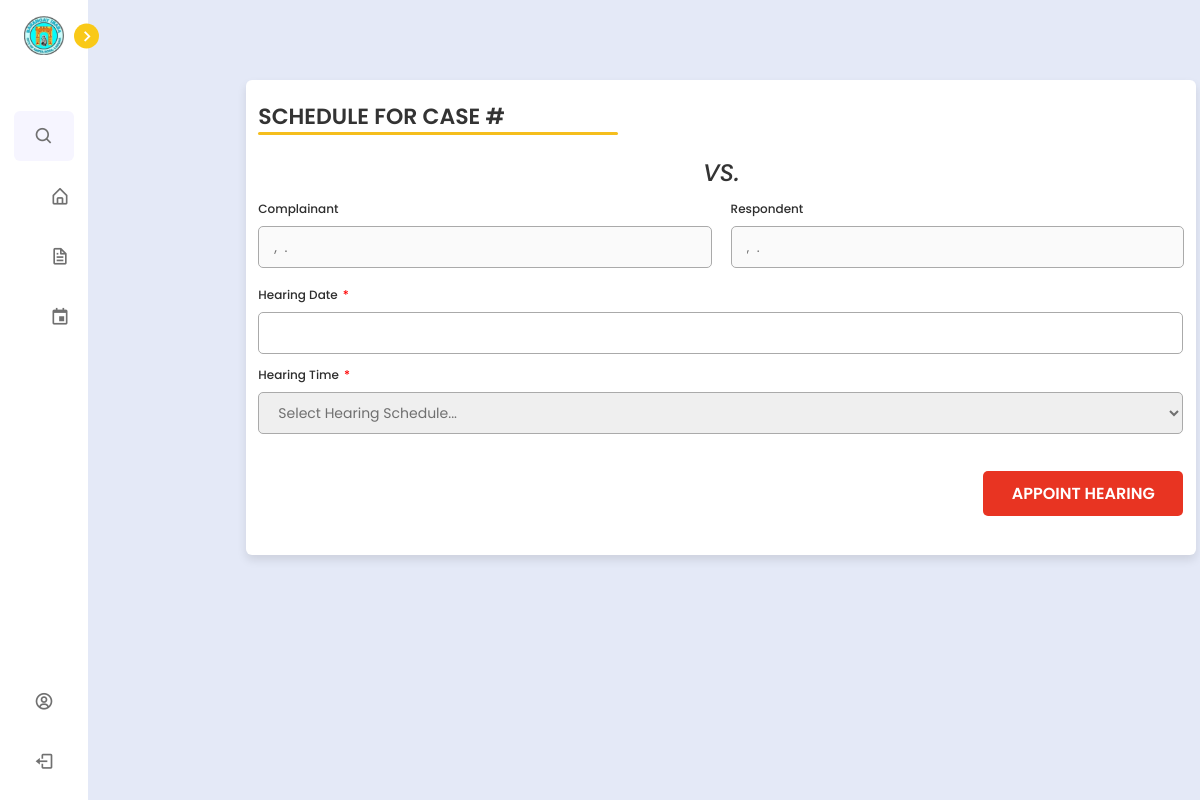
/barangay/lupon/change_schedule.php?incident_case_number=2023-0007-05 (signed in), run on an earlier commit of the app's database.
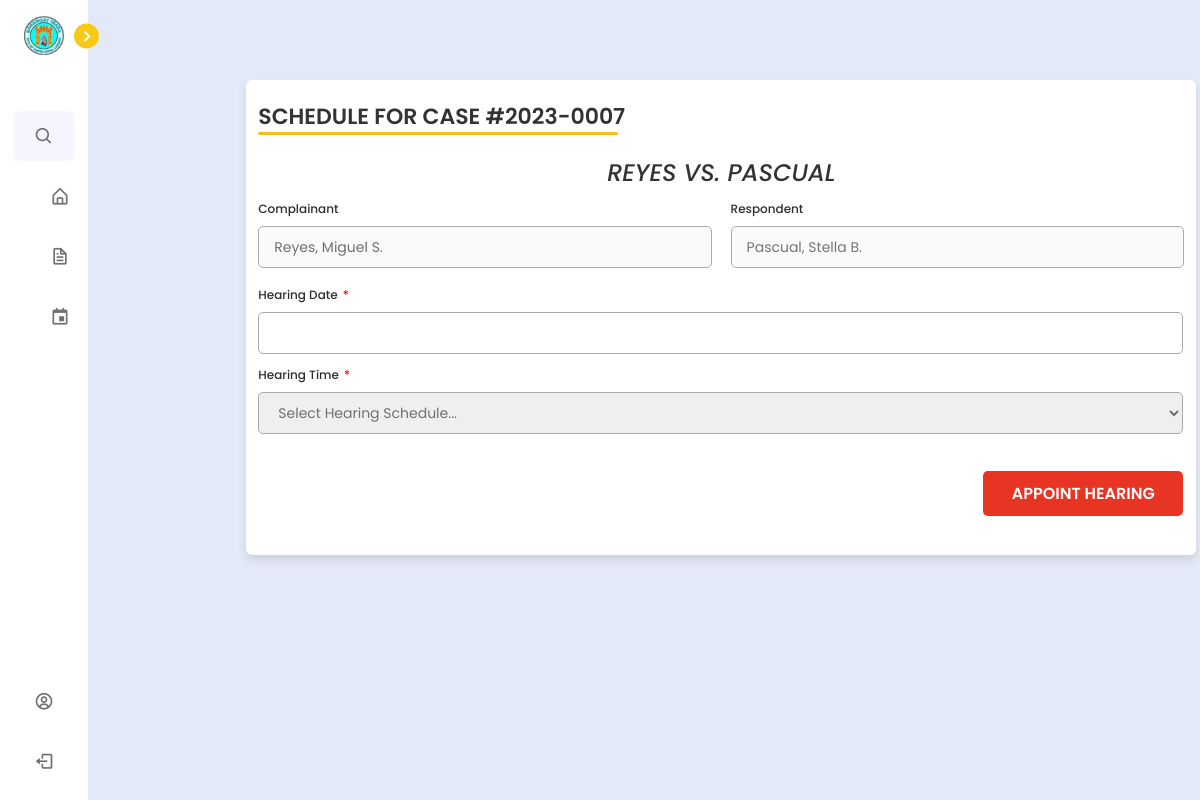
And on a later commit of the database.
### tables this page shows
CREATE TABLE `incident_report` (
  `incident_id` int(11) NOT NULL,
  `complainant_last_name` varchar(255) NOT NULL,
  `complainant_first_name` varchar(255) NOT NULL,
  `complainant_middle_name` varchar(255) NOT NULL,
  `complainant_cellphone_number` varchar(20) NOT NULL,
  `complainant_house_address` varchar(255) NOT NULL,
  `respondent_last_name` varchar(255) NOT NULL,
  `respondent_first_name` varchar(255) NOT NULL,
  `respondent_middle_name` varchar(255) NOT NULL,
  `respondent_cellphone_number` varchar(20) NOT NULL,
  `respondent_house_address` varchar(255) NOT NULL,
  `incident_case_number` varchar(50) NOT NULL,
  `incident_case_type` varchar(100) NOT NULL,
  `incident_date` date NOT NULL,
  `description_of_violation` tinytext NOT NULL,
  `created_at` timestamp NOT NULL DEFAULT current_timestamp(),
  `submitter_first_name` varchar(50) DEFAULT NULL,
  `submitter_last_name` varchar(50) DEFAULT NULL,
  `lupon_id` int(11) DEFAULT NULL,
  `pb_id` int(11) NOT NULL,
  `other_incident_case_type` varchar(255) DEFAULT NULL
);

### barangay/lupon/change_schedule.php (the view, shortened to what this page needs)
<?php
include '../../config.php';
?>
<!DOCTYPE html>
<html lang="en">
<head>
    <link rel="stylesheet" href="../../css/incidentform.css">
    <link href='https://unpkg.com/boxicons@2.1.1/css/boxicons.min.css' rel='stylesheet'>
    <link rel="stylesheet" href="https://unicons.iconscout.com/release/v4.0.0/css/line.css">
    <link rel="stylesheet" href="https://cdnjs.cloudflare.com/ajax/libs/font-awesome/6.2.0/css/all.min.css"/>
    <link rel="stylesheet" href="https://code.jquery.com/ui/1.12.1/themes/base/jquery-ui.css">
</head>
<body>
<?php include 'nav_bar.php'; ?>
    <section class="home">
        <div class="container" style="margin-left: 15%; margin-top: 80px; width: 950px; height: 475px;">
        <?php
        $incident_case_number = $_GET['incident_case_number'];
        $select = mysqli_query($conn, "SELECT * FROM `incident_report` WHERE incident_case_number = '$incident_case_number'") or die('query failed');
        $fetch_cases = mysqli_fetch_assoc($select);
        ?>
<header style="font-size: 22px;">SCHEDULE FOR CASE #<?php echo htmlspecialchars(substr($fetch_cases['incident_case_number'], 0, 9)); ?></header>
        <form action="" method="post">
            <div class="form first">
                <div class="details personal">
                    <span class="title" style="font-style: italic; font-size: 24px; text-align: center; margin-bottom: 20px;"><?php echo $fetch_cases['complainant_last_name']; ?> vs. <?php echo $fetch_cases['respondent_last_name']; ?></span>
                    <div class="fields">
                        <div class="input-field-1" style="width: 49%;">
                            <label class="">Complainant</label>
                            <input type="text" value="<?php echo $fetch_cases['complainant_last_name']; ?>, <?php echo $fetch_cases['complainant_first_name']; ?> <?php echo substr($fetch_cases['complainant_middle_name'], 0, 1); ?>." disabled>
                        </div>
                        <div class="input-field-1" style="width: 49%;">
                            <label class="">Respondent</label>
                            <input type="text" placeholder="<?php echo $fetch_cases['respondent_last_name']; ?>, <?php echo $fetch_cases['respondent_first_name']; ?> <?php echo substr($fetch_cases['respondent_middle_name'], 0, 1); ?>." disabled>
                        </div>
                    </div>
                </div>
                <div class="details ID">
                    <div class="fields">
                    <div class="input-field-1" style="width: 57.8rem; margin-top: 15px;">
                    <label class="required-label">Hearing Date</label>
                    <input type="text" name="date_of_hearing" id="datepicker" placeholder="" required readonly>
                    </div>
                    <div class="input-field-1" style="width: 57.8rem; margin-top: 15px;">
                        <label class="required-label">Hearing Time</label>
                        <select name="time_of_hearing" readonly>
                            <option disabled selected>Select Hearing Schedule...</option>
                        </select>
                    </div>
                    </div>
                    <button class="pop-up" style="margin-right: 1px;">
                            <span class="btnText" style="background: transparent; border: none; font-weight: 600; color: #fff; cursor: pointer;">APPOINT HEARING</span>
                    </button>
                </div>
            </div>
        </form>
        </div>
    </section>
</body>
</html>

What changed in the data, as far as the page shows it:
added incident_report: incident_case_number "2023-0007", complainant_last_name "REYES", respondent_last_name "PASCUAL", complainant_last_name+complainant_first_name+complainant_middle_name "Reyes, Miguel S.", respondent_last_name+respondent_first_name+respondent_middle_name "Pascual, Stella B."
Also different on the page:
form field value: ", ." → (not shown)
